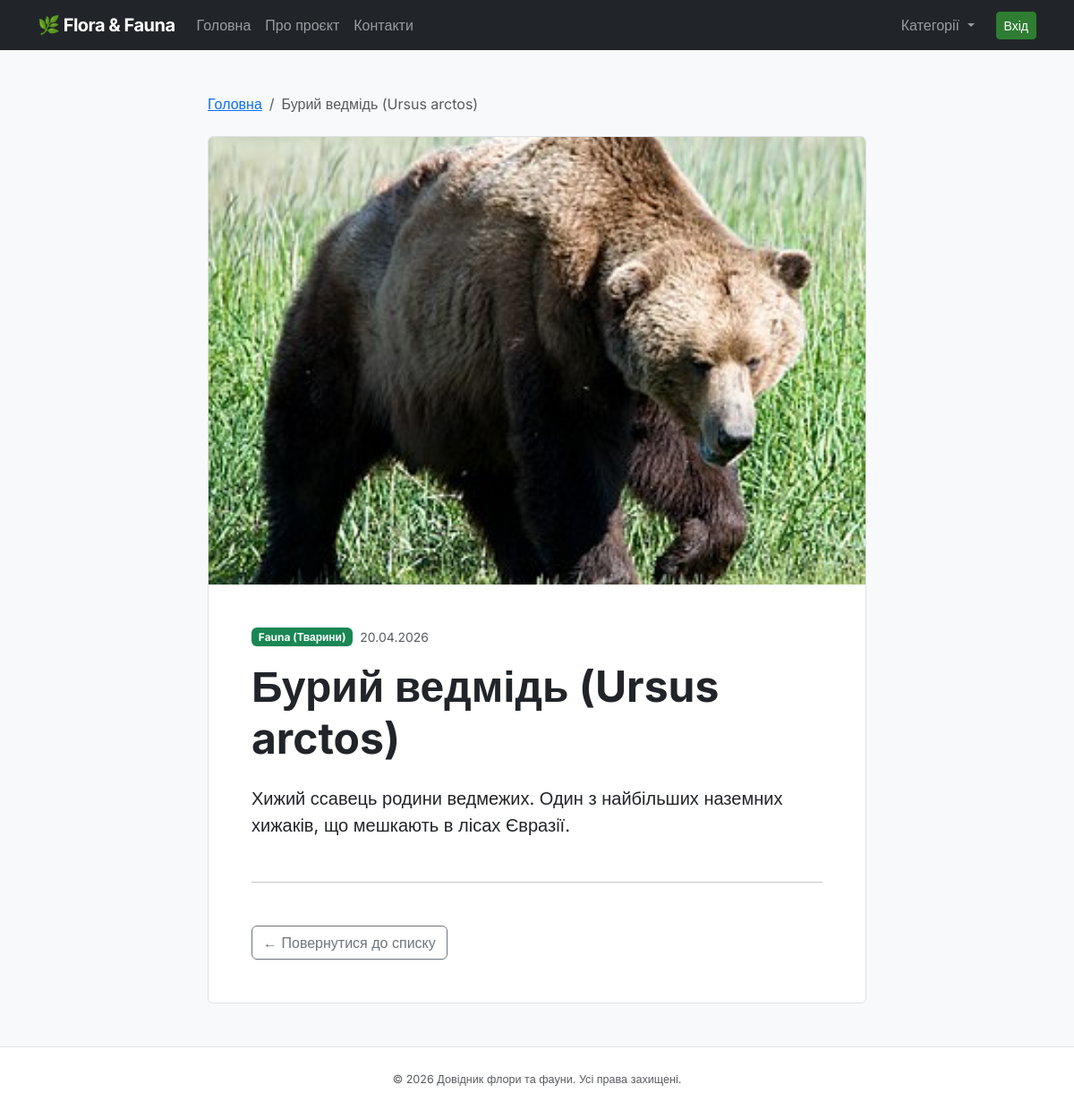
Page /item.php?id=11 on the committed database.
### tables this page shows
CREATE TABLE IF NOT EXISTS `menu` (
    `id` INT AUTO_INCREMENT PRIMARY KEY,
    `title` VARCHAR(50) NOT NULL,
    `url` VARCHAR(100) NOT NULL DEFAULT '/'
);

CREATE TABLE IF NOT EXISTS `entries` (
    `id` INT AUTO_INCREMENT PRIMARY KEY,
    `category_id` INT NOT NULL,
    `title` VARCHAR(255) NOT NULL,
    `content` TEXT NOT NULL,
    `image_path` VARCHAR(255) DEFAULT NULL,
    `created_at` TIMESTAMP DEFAULT CURRENT_TIMESTAMP,
    `updated_at` TIMESTAMP DEFAULT CURRENT_TIMESTAMP ON UPDATE CURRENT_TIMESTAMP,
    CONSTRAINT `fk_entries_category` FOREIGN KEY (`category_id`) REFERENCES `categories`(`id`) ON DELETE CASCADE
);

CREATE TABLE IF NOT EXISTS `categories` (
    `id` INT AUTO_INCREMENT PRIMARY KEY,
    `name` VARCHAR(100) NOT NULL UNIQUE
);

### item.php (called while the page is built, shortened)
<?php
require_once __DIR__ . '/core/init.php';
$id = isset($_GET['id']) ? (int)$_GET['id'] : 0;
$entry = get_entry_by_id($db_connection, $id);
require_once __DIR__ . '/views/header.view.php';
require_once __DIR__ . '/views/item.view.php';
require_once __DIR__ . '/views/footer.view.php';

### core/functions.php (called while the page is built, shortened)
<?php
function get_navigation_menu(PDO $connection): array
{
    $query = "SELECT title, url FROM menu ORDER BY id ASC";
    $statement = $connection->query($query);
    return $statement->fetchAll();
}
function get_entry_by_id(PDO $connection, int $id): ?array
{
    $query = "SELECT e.*, c.name as category_name
              FROM entries e
              JOIN categories c ON e.category_id = c.id
              WHERE e.id = :id
              LIMIT 1";
    $statement = $connection->prepare($query);
    $statement->execute(['id' => $id]);
    $entry = $statement->fetch();
    return $entry ?: null;
}

### core/init.php (called while the page is built, shortened)
<?php
require_once __DIR__ . '/functions.php';
try {
    $db_connection = get_db_connection();
    $header_menu = get_navigation_menu($db_connection);
} catch (PDOException $e) {
    if (($_ENV['APP_ENV'] ?? 'development') === 'development') {
        die("Помилка підключення до бази даних: " . $e->getMessage());
    }
    error_log("DB Connection Error: " . $e->getMessage());
}

### views/item.view.php (the view, shortened to what this page needs)
<div class="row justify-content-center">
    <div class="col-lg-8">
        <nav aria-label="breadcrumb" class="mb-4">
            <ol class="breadcrumb">
                <li class="breadcrumb-item"><a href="/">Головна</a></li>
                <li class="breadcrumb-item active" aria-current="page"><?= htmlspecialchars($entry['title']) ?></li>
            </ol>
        </nav>
        <article class="card border overflow-hidden">
            <?php if (!empty($entry['image_path'])): ?>
                <img src="/img/<?= htmlspecialchars($entry['image_path']) ?>" class="card-img-top main-entry-image" alt="<?= htmlspecialchars($entry['title']) ?>" style="max-height: 500px; object-fit: cover;">
            <?php endif; ?>
            <div class="card-body p-4 p-md-5">
                <div class="d-flex align-items-center mb-3">
                    <span class="badge bg-success me-2"><?= htmlspecialchars($entry['category_name']) ?></span>
                    <small class="text-muted"><?= date('d.m.Y', strtotime($entry['created_at'])) ?></small>
                </div>
                <h1 class="display-5 fw-bold mb-4"><?= htmlspecialchars($entry['title']) ?></h1>
                <div class="entry-content fs-5 leading-relaxed">
                    <?= nl2br(htmlspecialchars($entry['content'])) ?>
                </div>
                <hr class="my-5">
                <div class="d-flex justify-content-between align-items-center">
                    <a href="/" class="btn btn-outline-secondary">
                        &larr; Повернутися до списку
                    </a>
                </div>
            </div>
        </article>
    </div>
</div>

### views/header.view.php (shortened to what this page needs)
<!DOCTYPE html>
<html lang="uk">
<head>
    <link href="https://cdn.jsdelivr.net/npm/bootstrap@5.3.3/dist/css/bootstrap.min.css" rel="stylesheet">
    <link rel="stylesheet" href="/css/main.css">
</head>
<body class="bg-light">
    <nav class="navbar navbar-expand-lg navbar-dark bg-dark">
        <div class="container">
            <a class="navbar-brand fw-bold" href="/">🌿 Flora & Fauna</a>
            <div class="collapse navbar-collapse" id="navbarMain">
                <ul class="navbar-nav me-auto mb-2 mb-lg-0">
                    <?php foreach ($header_menu as $menu_item): ?>
                        <li class="nav-item">
                            <a class="nav-link" href="<?= htmlspecialchars($menu_item['url']) ?>">
                                <?= htmlspecialchars($menu_item['title']) ?>
                            </a>
                        </li>
                    <?php endforeach; ?>
                </ul>
                <ul class="navbar-nav ms-auto mb-2 mb-lg-0">
                    <?php if (isset($header_categories)): ?>
                        <li class="nav-item dropdown">
                            <a class="nav-link dropdown-toggle" href="#" id="categoryDropdown" role="button" data-bs-toggle="dropdown" aria-expanded="false">
                                Категорії
                            </a>
                        </li>
                    <?php endif; ?>
                </ul>
                <div class="d-flex ms-lg-3">
                    <?php if (isset($_SESSION['user_id'])): ?>
                        <a href="/admin/index.php" class="btn btn-outline-light btn-sm">Адмін-панель</a>
                    <?php else: ?>
                        <a href="/login.php" class="btn btn-primary btn-sm">Вхід</a>
                    <?php endif; ?>
                </div>
            </div>
        </div>
    </nav>
    <main class="container py-5">

### css/main.css (style rules this page uses)
:root { --primary-color: #2e7d32; --secondary-color: #607d8b; --bg-color: #f8f9fa; --text-color: #212529; }
body { font-family: 'Inter', sans-serif; color: var(--text-color); min-height: 100vh; display: flex; flex-direction: column; }
main { flex: 1; }
.navbar-brand { letter-spacing: -0.5px; }
.btn-primary { background-color: var(--primary-color); border-color: var(--primary-color); }
.card { border: 1px solid rgba(0,0,0,.125); }

### rows in the picture
menu: title "Головна"
menu: title "Про проєкт"
menu: title "Контакти"
entries: title "Бурий ведмідь (Ursus arctos)", image_path (picture), category.name "Fauna (Тварини)", created_at "20.04.2026", content "Хижий ссавець родини ведмежих. Один з найбільших наземних хижаків, що мешкають в лісах Євразії."
